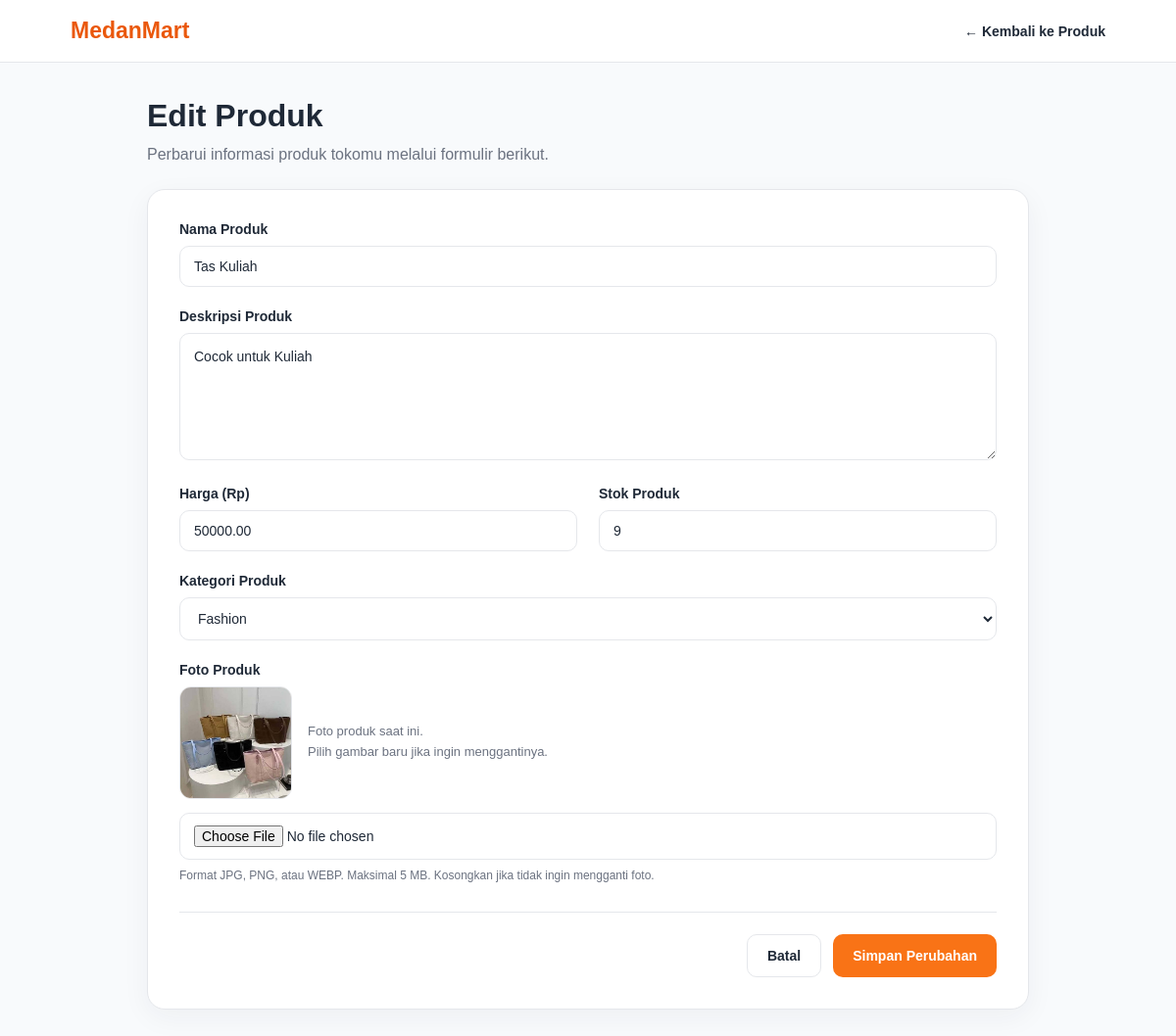
Page /seller/edit_product.php?id=2 (signed in) on the committed database.
### tables this page shows
CREATE TABLE `products` (
  `id` int(11) NOT NULL,
  `store_id` int(11) NOT NULL,
  `category_id` int(11) DEFAULT NULL,
  `name` varchar(150) NOT NULL,
  `description` text DEFAULT NULL,
  `price` decimal(12,2) NOT NULL,
  `stock` int(11) NOT NULL DEFAULT 0,
  `image` varchar(255) DEFAULT NULL,
  `created_at` timestamp NOT NULL DEFAULT current_timestamp()
);

CREATE TABLE `categories` (
  `id` int(11) NOT NULL,
  `name` varchar(100) NOT NULL,
  `created_at` timestamp NOT NULL DEFAULT current_timestamp()
);

### seller/edit_product.php (the view, shortened to what this page needs)
<?php
require_once __DIR__ . "/../config/database.php";
$seller_id = (int) $_SESSION['user_id'];
$stmt = mysqli_prepare(
    $conn,
    "SELECT id FROM stores WHERE seller_id = ? LIMIT 1"
);
mysqli_stmt_bind_param($stmt, "i", $seller_id);
mysqli_stmt_execute($stmt);
$result = mysqli_stmt_get_result($stmt);
$store = mysqli_fetch_assoc($result);
$store_id = (int) $store['id'];
$product_id = filter_input(INPUT_GET, 'id', FILTER_VALIDATE_INT);
$stmt = mysqli_prepare(
    $conn,
    "SELECT id, name, description, price, stock, category_id, image
     FROM products
     WHERE id = ? AND store_id = ?
     LIMIT 1"
);
mysqli_stmt_bind_param($stmt, "ii", $product_id, $store_id);
mysqli_stmt_execute($stmt);
$result = mysqli_stmt_get_result($stmt);
$product = mysqli_fetch_assoc($result);
$categories = mysqli_query(
    $conn,
    "SELECT id, name FROM categories ORDER BY name ASC"
);
$form_name = $_POST['name'] ?? $product['name'];
$form_description = $_POST['description'] ?? $product['description'];
$form_price = $_POST['price'] ?? $product['price'];
$form_stock = $_POST['stock'] ?? $product['stock'];
$form_category = $_POST['category_id'] ?? $product['category_id'];
function e($value)
{
    return htmlspecialchars((string) $value, ENT_QUOTES, 'UTF-8');
}
?>
<!DOCTYPE html>
<html lang="id">
<head>
</head>
<body>
    <nav class="navbar">
        <a href="../index.php" class="brand">MedanMart</a>
        <a href="products.php" class="back-link">
            &larr; Kembali ke Produk
        </a>
    </nav>
    <main class="container">
        <div class="page-heading">
            <h1>Edit Produk</h1>
            <p>Perbarui informasi produk tokomu melalui formulir berikut.</p>
        </div>
        <section class="form-card">
            <form method="POST" enctype="multipart/form-data">
                <div class="form-grid">
                    <div class="form-group full-width">
                        <label for="name">Nama Produk</label>
                        <input
                            type="text"
                            id="name"
                            name="name"
                            maxlength="255"
                            value="<?= e($form_name) ?>"
                            placeholder="Masukkan nama produk"
                            required
                        >
                    </div>
                    <div class="form-group full-width">
                        <label for="description">Deskripsi Produk</label>
                        <textarea
                            id="description"
                            name="description"
                            placeholder="Jelaskan detail produk"
                        ><?= e($form_description) ?></textarea>
                    </div>
                    <div class="form-group">
                        <label for="price">Harga (Rp)</label>
                        <input
                            type="number"
                            id="price"
                            name="price"
                            min="1"
                            step="any"
                            value="<?= e($form_price) ?>"
                            placeholder="Contoh: 50000"
                            required
                        >
                    </div>
                    <div class="form-group">
                        <label for="stock">Stok Produk</label>
                        <input
                            type="number"
                            id="stock"
                            name="stock"
                            min="0"
                            step="1"
                            value="<?= e($form_stock) ?>"
                            placeholder="Contoh: 10"
                            required
                        >
                    </div>
                    <div class="form-group full-width">
                        <label for="category_id">Kategori Produk</label>
                        <select
                            id="category_id"
                            name="category_id"
                            required
                        >
                            <?php
                            mysqli_data_seek($categories, 0);
                            while ($category = mysqli_fetch_assoc($categories)):
                            ?>
                                <option
                                    value="<?= (int) $category['id'] ?>"
                                    <?= (string) $form_category === (string) $category['id']
                                        ? 'selected'
                                        : '' ?>
                                >
                                    <?= e($category['name']) ?>
                                </option>
                            <?php endwhile; ?>
                        </select>
                    </div>
                    <div class="form-group full-width">
                        <label for="image">Foto Produk</label>
                        <?php if (!empty($product['image'])): ?>
                            <div class="current-image">
                                <img
                                    src="../uploads/products/<?= rawurlencode(basename($product['image'])) ?>"
                                    alt="Foto produk saat ini"
                                >
                                <div class="image-description">
                                    Foto produk saat ini.<br>
                                    Pilih gambar baru jika ingin menggantinya.
                                </div>
                            </div>
                        <?php else: ?>
                            <p class="help-text">
                                Produk ini belum memiliki foto.
                            </p>
                        <?php endif; ?>
                        <input
                            type="file"
                            id="image"
                            name="image"
                            accept=".jpg,.jpeg,.png,.webp,image/jpeg,image/png,image/webp"
                        >
                        <span class="help-text">
                            Format JPG, PNG, atau WEBP. Maksimal 5 MB.
                            Kosongkan jika tidak ingin mengganti foto.
                        </span>
                    </div>
                </div>
                <div class="form-actions">
                    <a href="products.php" class="btn btn-secondary">
                        Batal
                    </a>
                    <button type="submit" class="btn btn-primary">
                        Simpan Perubahan
                    </button>
                </div>
            </form>
        </section>
    </main>
</body>
</html>

### seller/edit_product.php (style rules this page uses)
:root { --primary: #F97316; --primary-dark: #EA580C; --cream: #FFF7ED; --text: #1F2937; --muted: #6B7280; --border: #E5E7EB; --background: #F8FAFC; --white: #FFFFFF; }
* { box-sizing: border-box; }
body { margin: 0; font-family: Arial, Helvetica, sans-serif; background: var(--background); color: var(--text); }
.navbar { background: var(--white); border-bottom: 1px solid var(--border); padding: 18px 6%; display: flex; align-items: center; justify-content: space-between; gap: 16px; }
.brand { color: var(--primary-dark); font-size: 23px; font-weight: 800; text-decoration: none; }
.back-link { color: var(--text); text-decoration: none; font-size: 14px; font-weight: 600; }
.container { width: min(900px, 92%); margin: 36px auto; }
.page-heading { margin-bottom: 22px; }
.page-heading h1 { margin: 0 0 8px; font-size: clamp(25px, 4vw, 32px); }
.page-heading p { margin: 0; color: var(--muted); line-height: 1.6; }
.form-card { background: var(--white); border: 1px solid var(--border); border-radius: 18px; padding: clamp(20px, 4vw, 32px); box-shadow: 0 8px 28px rgba(31, 41, 55, 0.05); }
.form-grid { display: grid; grid-template-columns: 1fr 1fr; gap: 22px; }
.form-group { min-width: 0; }
.full-width { grid-column: 1 / -1; }
label { display: block; margin-bottom: 9px; font-size: 14px; font-weight: 700; }
input, select, textarea { width: 100%; border: 1px solid var(--border); border-radius: 10px; padding: 12px 14px; font: inherit; font-size: 14px; color: var(--text); background: var(--white); outline: none; transition: border-color 0.2s, box-shadow 0.2s; }
textarea { min-height: 130px; resize: vertical; line-height: 1.6; }
.help-text { display: block; margin-top: 7px; color: var(--muted); font-size: 12px; line-height: 1.5; }
.current-image { display: flex; align-items: center; gap: 16px; margin-bottom: 14px; flex-wrap: wrap; }
.current-image img { width: 115px; height: 115px; object-fit: cover; border: 1px solid var(--border); border-radius: 12px; background: var(--cream); }
.image-description { color: var(--muted); font-size: 13px; line-height: 1.6; }
.form-actions { display: flex; justify-content: flex-end; gap: 12px; margin-top: 28px; padding-top: 22px; border-top: 1px solid var(--border); flex-wrap: wrap; }
.btn { display: inline-flex; justify-content: center; align-items: center; min-height: 44px; padding: 12px 20px; border-radius: 10px; font-size: 14px; font-weight: 700; text-decoration: none; cursor: pointer; border: none; }
.btn-primary { color: var(--white); background: var(--primary); }
.btn-secondary { color: var(--text); background: var(--white); border: 1px solid var(--border); }

### rows in the picture
products: name "Tas Kuliah", description "Cocok untuk Kuliah", price "50000.00", stock "9", category_id "Fashion", image (picture)
